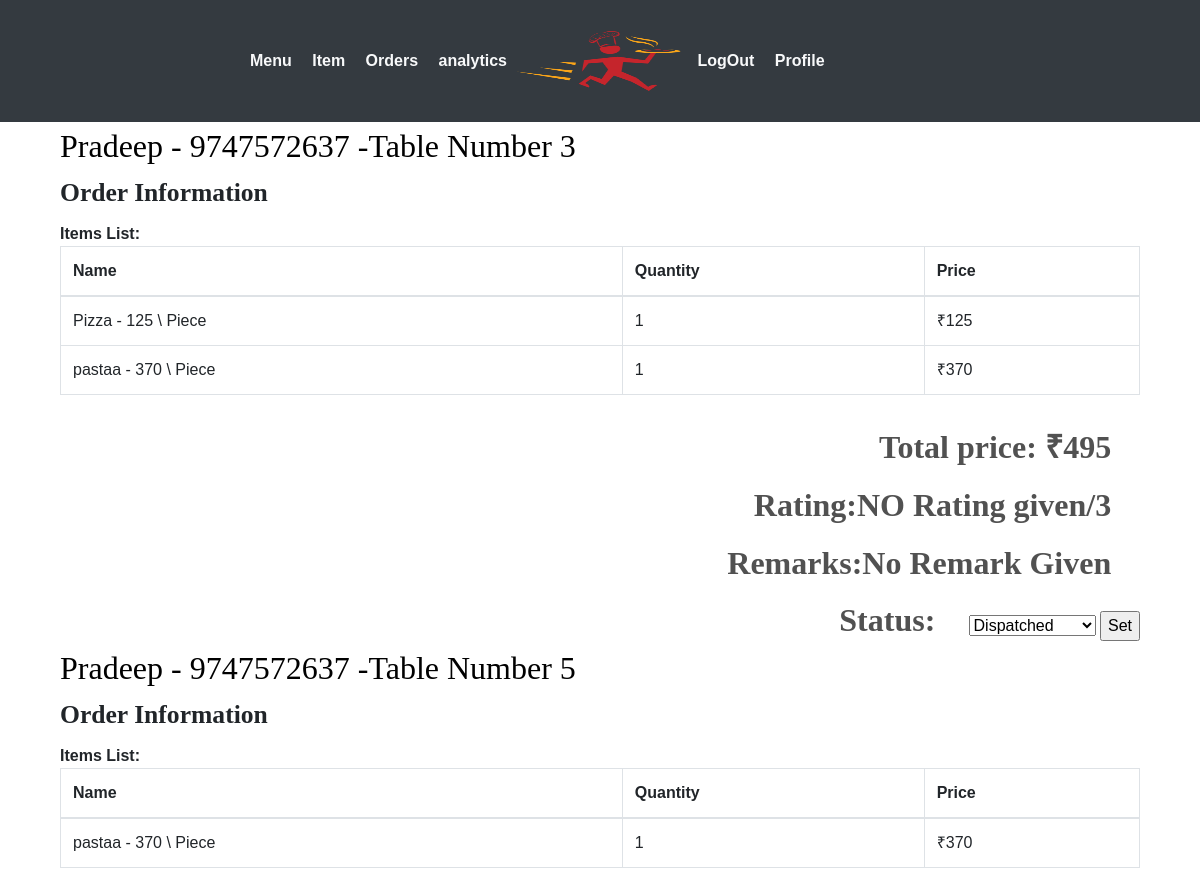
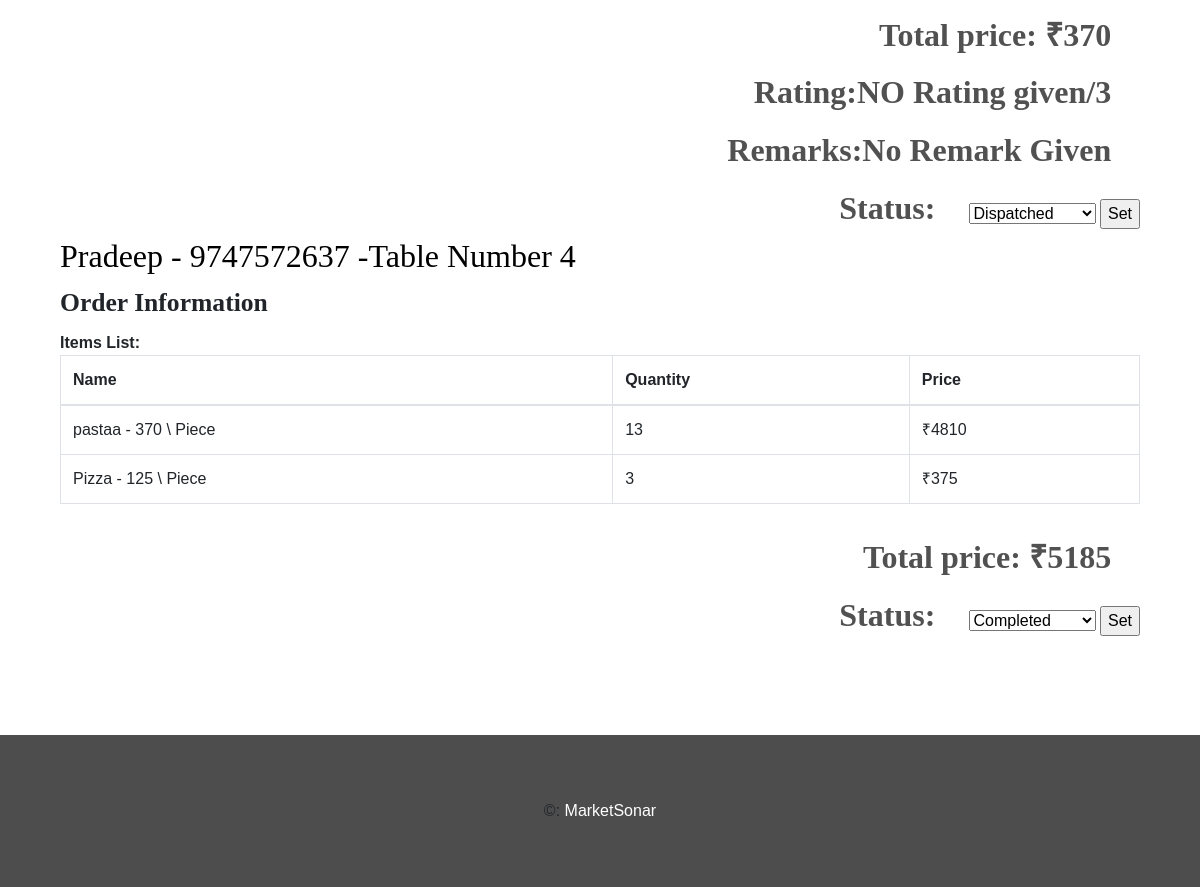
The app's page /food/restaurant/orderlist/ (signed in) with its own data (2 pictures, top to bottom).
### webapp/models.py (models this page shows, shortened)
class Customer(models.Model):
	user 		= models.OneToOneField(settings.AUTH_USER_MODEL,on_delete=models.CASCADE)
	f_name   	= models.CharField(max_length=20,blank=False,verbose_name='First Name')
	l_name		= models.CharField(max_length=20,blank=False,verbose_name='Last Name')
	phone 		= models.IntegerField(blank=False,unique=True,verbose_name='Mobile')

class Menu(models.Model):
	id 		 = models.AutoField(primary_key=True)
	item_id  = models.ForeignKey(Item,on_delete=models.CASCADE,verbose_name='Item Name')
	r_id     = models.ForeignKey(Restaurant,on_delete=models.CASCADE,verbose_name='Restaurant')
	price    = models.IntegerField(blank=False)
	quantity = models.IntegerField(blank=False,default=0)
	def __str__(self):
		return self.item_id.fname+'   - '+str(self.price)+'\t \ Piece'

class Item(models.Model):
	id 			= models.AutoField(primary_key=True)
	fname 		= models.CharField(max_length=30,blank=False,verbose_name='Item')
	category 	= models.CharField(max_length=50,blank=False)
	rid			= models.IntegerField(null=False,default=-1,verbose_name='Restaurant')
	img			=models.ImageField(blank=False)

### webapp/views.py (the view, shortened to what this page needs)
# urls.py: path('restaurant/orderlist/',views.orderlist,name='orderlist'),
@login_required(login_url='/login/restaurant/')
def orderlist(request):
	if request.user.is_restaurant==False:
		return redirect('food:logout')
	orders = Order.objects.filter(r_id=request.user.restaurant.id).order_by('-timestamp')
	corders = []
	for order in orders:
		user = User.objects.filter(id=order.orderedBy.id)
		user = user[0]
		print(user.customer.f_name)
		corder = []
		if user.is_restaurant:
			corder.append(user.restaurant.rname)
			corder.append(user.restaurant.info)
		else:
			corder.append(user.customer.f_name)
			corder.append(user.customer.phone)
		items_list = orderItem.objects.filter(ord_id=order)
		items = []
		for item in items_list:
			citem = []
			citem.append(item.item_id)
			citem.append(item.quantity)
			menu = Menu.objects.filter(id=item.item_id.id)
			citem.append(menu[0].price*item.quantity)
			menu = 0
			items.append(citem)
		corder.append(items)
		corder.append(order.total_amount)
		corder.append(order.id)
		x = order.status
		if x == Order.ORDER_STATE_WAITING:
		    continue
		elif x == Order.ORDER_STATE_PLACED:
		    x = 1
		elif x == Order.ORDER_STATE_ACKNOWLEDGED:
			x = 2
		elif x == Order.ORDER_STATE_COMPLETED:
			x = 3
		elif x == Order.ORDER_STATE_DISPATCHED:
			x = 4
		elif x == Order.ORDER_STATE_CANCELLED:
			x = 5
		else:
			continue
		print(order.id)
		feed=Feedback.objects.filter(orderid=order.id)
		print(feed.count())
		corder.append(x)
		corder.append(order.delivery_addr)
		if feed.count()!=0:
			corder.append(feed[0].rating)
			if feed[0].remarks!=None:
				corder.append(feed[0].remarks)
			else:
				corder.append("No Remark Given")
		else:
			corder.append("NO Rating given")
			corder.append("No Remark Given")
		corders.append(corder)
	context = {
		"orders" : corders,
	}
	return render(request,"webapp/order-list.html",context)

### webapp/templates/webapp/order-list.html (shortened to what this page needs)
{% extends 'webapp/base2.html' %}
{% block body %}
{% for order in orders %}
            <div class="container">
                    <div class="col-md-12 restaurent-title">
                        <div class="logo-title" style="border: 0;">
                            <h4>{{order.0}} - {{order.1}} -Table Number {{order.6}}</h4>
                        </div>
                    </div>
                    <div class="col-md-12 order-form-grid  wow fadeInLeft">
                        <h5>Order Information</h5>
                        <span>Items List:</span>
                        <div>
                            <table class="table table-hover table-bordered">
                                <thead>
                                    <th>
                                        Name
                                    </th>
                                    <th>
                                        Quantity
                                    </th>
                                    <th>
                                        Price
                                    </th>
                                </thead>
                                {% for x in order.2 %}
                                    <tr><td>{{x.0}}</td><td>{{x.1}}</td><td>&#x20b9;{{x.2}}</td></tr>
                                {% endfor %}
                            </table>
                        </div>
                    </div>
                    <div class="col-md-12 buy"  style="display: inline-block;">
                        <form action="" method="POST">{% csrf_token %}
                        <span>Total price: &#x20b9;{{order.3}}</span>
                        {% if order.5 == 4 %}
                        <span>Rating:{{order.7}}/3</span>
                        <span>Remarks:{{order.8}}</span>
                        {% endif %}
                        <span  style="display: inline;">Status:</span>
                        <select name="orderstatus">
                            {% if order.5 == 3 %}
                            <option value="3" selected>Completed</option>
                            {% endif %}
                            {% if order.5 == 4 %}
                            <option value="4" selected>Dispatched</option>
                            {% endif %}
                        </select>
                        <input type="submit" value="Set" name="submit"/>
                        </form>
                    </div>
        </div>
{% endfor %}
{% endblock %}

### webapp/static/webapp/css/style.css (style rules this page uses)
body { padding:0; margin:0; font-family: 'Source Sans Pro', sans-serif; }
input[type="button"],input[type="submit"] { transition:0.5s all; -webkit-transition:0.5s all; -moz-transition:0.5s all; -o-transition:0.5s all; -ms-transition:0.5s all; }
h1,h2,h3,h4,h5,h6 { margin:0; }
.order-form-grid h5 { font-size:1.6em; font-weight:700; margin-bottom:0.5em; font-family: 'Lobster Two', cursive; }
.order-form-grid span { font-size:16px; font-weight:600; }
.restaurent-title h4 { color:#000000; font-size:2em; font-weight:500; font-family: 'Lobster Two', cursive; margin:5px 0 12px 0; }
.logo-title { border-bottom:1px dotted #000000; width: 63%; margin-bottom: 0.8em; }
.buy { text-align:right; margin-top: 0.8em; }
.buy span { color:#515151; font-size:2em; font-weight:600; display: block; margin: 0 0.9em 0.3em 0; font-family: 'Lobster Two', cursive; }

### records on screen
Customer: f_name "Pradeep" "Pradeep" "Pradeep"
Menu: item_id+price "Pizza - 125 \\ Piece", r_id "1", price "125", x "3", x "375"
Menu: item_id+price "pastaa - 370 \\ Piece", r_id "1", price "370", x "13", x "4810"

### other values on screen
{{ order.1 }} "9747572637" "9747572637" "9747572637"
{{ order.6 }} "3" "5" "4"
{{ order.3 }} "495" "370" "5185"
{{ order.7 }} "NO Rating given" "NO Rating given"
{{ order.8 }} "No Remark Given" "No Remark Given"
